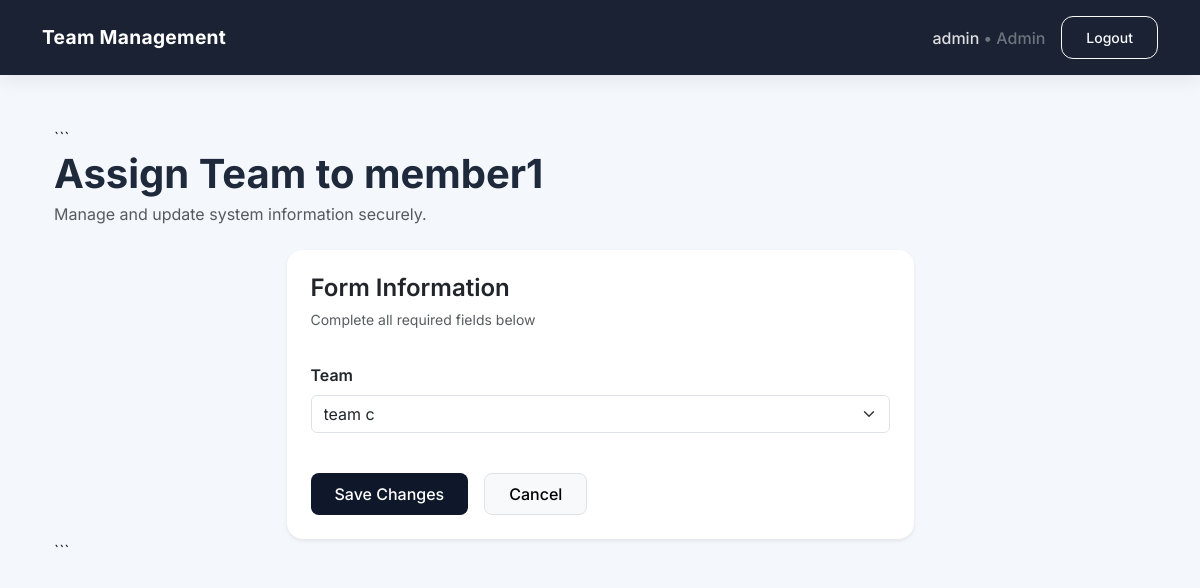
/admin-dashboard/users/3/assign-team/ (signed in), run on the app's committed database.
### role/models.py (models this page shows, shortened)
class CustomUser(AbstractUser):
    ROLE_CHOICES = (
        ('admin', 'Admin'),
        ('leader', 'Leader'),
        ('member', 'Member'),
    )
    role = models.CharField(max_length=20, choices=ROLE_CHOICES, default='member')
    objects = CustomUserManager()
    team = models.ForeignKey(
        Team,
        on_delete=models.SET_NULL,
        null=True,
        blank=True
    )

### role/views.py (the view)
        @login_required
        def wrapper(request, *args, **kwargs):
            if request.user.role not in allowed_roles:
                raise PermissionDenied
            return view_func(request, *args, **kwargs)

### role/forms.py (shortened to what this page needs)
class AssignTeamForm(BootstrapFormMixin, forms.ModelForm):
    class Meta:
        model = CustomUser
        fields = ['team']
    def __init__(self, *args, **kwargs):
        super().__init__(*args, **kwargs)
        self._add_bootstrap_classes()

### role/forms.py (called while the page is built)
    def _add_bootstrap_classes(self):
        for field in self.fields.values():
            css_class = 'form-select' if isinstance(field.widget, forms.Select) else 'form-control'
            field.widget.attrs['class'] = css_class

### role/models.py (called while the page is built)
    def __str__(self):
        return self.name

### role/views.py (called while the page is built)
def role_required(*allowed_roles):
    def decorator(view_func):
        @login_required
        def wrapper(request, *args, **kwargs):
            if request.user.role not in allowed_roles:
                raise PermissionDenied
            return view_func(request, *args, **kwargs)
        return wrapper
    return decorator

@role_required('admin')
def assign_team(request, user_id):
    user = get_object_or_404(CustomUser, pk=user_id)
    form = AssignTeamForm(request.POST or None, instance=user)
    if request.method == 'POST' and form.is_valid():
        form.save()
        messages.success(request, 'Team assignment updated.')
        return redirect('admin_dashboard')
    return render(request, 'user_form.html', {'form': form, 'title': f'Assign Team to {user.username}'})

### role/templates/user_form.html (shortened to what this page needs)
{% extends 'base.html' %}
{% block content %}
<div class="container-fluid py-3">
```
<div class="mb-4">
    <h1 class="fw-bold mb-1">
        {{ title }}
    </h1>
    <p class="text-muted mb-0">
        Manage and update system information securely.
    </p>
</div>
<div class="row justify-content-center">
    <div class="col-lg-8 col-xl-7">
        <div class="card border-0 shadow-sm rounded-4 overflow-hidden">
            <div class="card-header bg-white border-0 px-4 pt-4">
                <div class="d-flex justify-content-between align-items-center">
                    <div>
                        <h4 class="fw-semibold mb-1">
                            Form Information
                        </h4>
                        <small class="text-muted">
                            Complete all required fields below
                        </small>
                    </div>
                </div>
            </div>
            <div class="card-body p-4">
                <form method="post">
                    {% for field in form %}
                        <div class="mb-4">
                            <label class="form-label fw-semibold">
                                {{ field.label }}
                            </label>
                            {{ field }}
                        </div>
                    {% endfor %}
                    <div class="d-flex gap-3 pt-3">
                        <button class="btn btn-dark px-4 py-2 rounded-3"
                                type="submit">
                            Save Changes
                        </button>
                        <a class="btn btn-light border px-4 py-2 rounded-3"
                           href="{% url 'dashboard' %}">
                            Cancel
                        </a>
                    </div>
                </form>
            </div>
        </div>
    </div>
</div>
```
</div>
{% endblock %}

### role/templates/base.html (shortened to what this page needs)
<!DOCTYPE html>
<html lang="en">
<head>
<link href="https://cdn.jsdelivr.net/npm/bootstrap@5.3.3/dist/css/bootstrap.min.css" rel="stylesheet">
</head>
<body>
<nav class="navbar navbar-expand-lg navbar-dark navbar-custom">
    <div class="container">
        <a class="navbar-brand" href="{% url 'dashboard' %}">
            Team Management
        </a>
        {% if user.is_authenticated %}
        <div class="d-flex align-items-center gap-3">
            <span class="nav-user">
                {{ user.username }}
                <span class="text-secondary">
                    • {{ user.get_role_display }}
                </span>
            </span>
            <a class="btn btn-outline-light btn-sm px-4"
               href="{% url 'logout' %}">
                Logout
            </a>
        </div>
        {% endif %}
    </div>
</nav>
<main class="main-wrapper">
    <div class="container">
        {% block content %}
        {% endblock %}
    </div>
</main>
</body>
</html>

### role/templates/base.html (style rules this page uses)
body { background: #f4f7fb; font-family: 'Inter', sans-serif; color: #1e293b; }
.navbar-custom { background: rgba(15, 23, 42, 0.95); backdrop-filter: blur(10px); padding: 16px 0; box-shadow: 0 4px 20px rgba(0,0,0,0.08); }
.navbar-brand { font-weight: 700; font-size: 1.2rem; letter-spacing: 0.3px; }
.nav-user { color: rgba(255,255,255,0.85); font-weight: 500; }
.main-wrapper { padding-top: 35px; padding-bottom: 40px; }
.card { border: none; border-radius: 20px; overflow: hidden; box-shadow: 0 10px 35px rgba(15, 23, 42, 0.06); }
.btn { border-radius: 12px; font-weight: 500; padding: 10px 18px; }
.btn-dark { background: #0f172a; border: none; }

### data on the page
CustomUser: username "admin", role "Admin"
CustomUser: form "team c"

### other printed values
{{ title }} "Assign Team to member1"
{{ field.label }} "Team"
